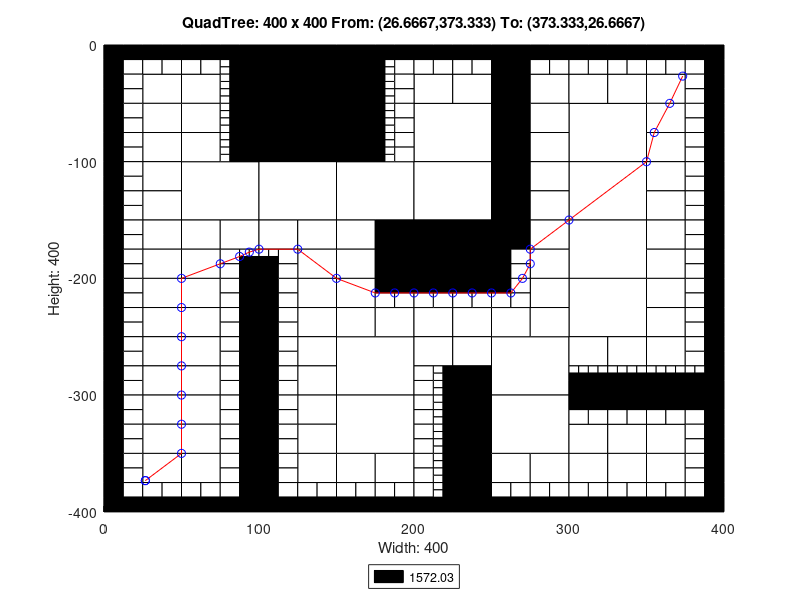

Recreate this plot in MATLAB.
axis([0 400 -400 0]);
title('QuadTree: 400 x 400 From: (26.6667,373.333) To: (373.333,26.6667)');
xlabel('Width: 400');
ylabel('Height: 400');
rectangle('Position',[100 -50 50 50], 'FaceColor',[0 0 0]);
rectangle('Position',[100 -100 50 50], 'FaceColor',[0 0 0]);
rectangle('Position',[50 -150 50 50], 'FaceColor',[1 1 1]);
rectangle('Position',[100 -150 50 50], 'FaceColor',[1 1 1]);
rectangle('Position',[150 -150 50 50], 'FaceColor',[1 1 1]);
rectangle('Position',[200 -100 50 50], 'FaceColor',[1 1 1]);
rectangle('Position',[300 -100 50 50], 'FaceColor',[1 1 1]);
rectangle('Position',[200 -150 50 50], 'FaceColor',[1 1 1]);
rectangle('Position',[200 -200 50 50], 'FaceColor',[0 0 0]);
rectangle('Position',[300 -150 50 50], 'FaceColor',[1 1 1]);
rectangle('Position',[300 -200 50 50], 'FaceColor',[1 1 1]);
rectangle('Position',[150 -300 50 50], 'FaceColor',[1 1 1]);
rectangle('Position',[150 -350 50 50], 'FaceColor',[1 1 1]);
rectangle('Position',[250 -300 50 50], 'FaceColor',[1 1 1]);
rectangle('Position',[300 -250 50 50], 'FaceColor',[1 1 1]);
rectangle('Position',[250 -350 50 50], 'FaceColor',[1 1 1]);
rectangle('Position',[25 -50 25 25], 'FaceColor',[1 1 1]);
rectangle('Position',[50 -50 25 25], 'FaceColor',[1 1 1]);
rectangle('Position',[25 -75 25 25], 'FaceColor',[1 1 1]);
rectangle('Position',[25 -100 25 25], 'FaceColor',[1 1 1]);
rectangle('Position',[50 -75 25 25], 'FaceColor',[1 1 1]);
rectangle('Position',[50 -100 25 25], 'FaceColor',[1 1 1]);
rectangle('Position',[150 -25 25 25], 'FaceColor',[0 0 0]);
rectangle('Position',[150 -50 25 25], 'FaceColor',[0 0 0]);
rectangle('Position',[150 -75 25 25], 'FaceColor',[0 0 0]);
rectangle('Position',[150 -100 25 25], 'FaceColor',[0 0 0]);
rectangle('Position',[25 -125 25 25], 'FaceColor',[1 1 1]);
rectangle('Position',[25 -150 25 25], 'FaceColor',[1 1 1]);
rectangle('Position',[25 -175 25 25], 'FaceColor',[1 1 1]);
rectangle('Position',[25 -200 25 25], 'FaceColor',[1 1 1]);
rectangle('Position',[50 -175 25 25], 'FaceColor',[1 1 1]);
rectangle('Position',[75 -175 25 25], 'FaceColor',[1 1 1]);
rectangle('Position',[50 -200 25 25], 'FaceColor',[1 1 1]);
rectangle('Position',[100 -175 25 25], 'FaceColor',[1 1 1]);
rectangle('Position',[125 -175 25 25], 'FaceColor',[1 1 1]);
rectangle('Position',[125 -200 25 25], 'FaceColor',[1 1 1]);
rectangle('Position',[150 -175 25 25], 'FaceColor',[1 1 1]);
rectangle('Position',[175 -175 25 25], 'FaceColor',[0 0 0]);
rectangle('Position',[150 -200 25 25], 'FaceColor',[1 1 1]);
rectangle('Position',[175 -200 25 25], 'FaceColor',[0 0 0]);
rectangle('Position',[200 -50 25 25], 'FaceColor',[1 1 1]);
rectangle('Position',[225 -50 25 25], 'FaceColor',[1 1 1]);
rectangle('Position',[250 -25 25 25], 'FaceColor',[0 0 0]);
rectangle('Position',[250 -50 25 25], 'FaceColor',[0 0 0]);
rectangle('Position',[275 -50 25 25], 'FaceColor',[1 1 1]);
rectangle('Position',[250 -75 25 25], 'FaceColor',[0 0 0]);
rectangle('Position',[275 -75 25 25], 'FaceColor',[1 1 1]);
rectangle('Position',[250 -100 25 25], 'FaceColor',[0 0 0]);
rectangle('Position',[275 -100 25 25], 'FaceColor',[1 1 1]);
rectangle('Position',[300 -50 25 25], 'FaceColor',[1 1 1]);
rectangle('Position',[325 -50 25 25], 'FaceColor',[1 1 1]);
rectangle('Position',[350 -50 25 25], 'FaceColor',[1 1 1]);
rectangle('Position',[350 -75 25 25], 'FaceColor',[1 1 1]);
rectangle('Position',[350 -100 25 25], 'FaceColor',[1 1 1]);
rectangle('Position',[250 -125 25 25], 'FaceColor',[0 0 0]);
rectangle('Position',[275 -125 25 25], 'FaceColor',[1 1 1]);
rectangle('Position',[250 -150 25 25], 'FaceColor',[0 0 0]);
rectangle('Position',[275 -150 25 25], 'FaceColor',[1 1 1]);
rectangle('Position',[250 -175 25 25], 'FaceColor',[0 0 0]);
rectangle('Position',[275 -175 25 25], 'FaceColor',[1 1 1]);
rectangle('Position',[275 -200 25 25], 'FaceColor',[1 1 1]);
rectangle('Position',[350 -125 25 25], 'FaceColor',[1 1 1]);
rectangle('Position',[350 -150 25 25], 'FaceColor',[1 1 1]);
rectangle('Position',[350 -175 25 25], 'FaceColor',[1 1 1]);
rectangle('Position',[350 -200 25 25], 'FaceColor',[1 1 1]);
rectangle('Position',[25 -225 25 25], 'FaceColor',[1 1 1]);
rectangle('Position',[25 -250 25 25], 'FaceColor',[1 1 1]);
rectangle('Position',[50 -225 25 25], 'FaceColor',[1 1 1]);
rectangle('Position',[50 -250 25 25], 'FaceColor',[1 1 1]);
rectangle('Position',[25 -275 25 25], 'FaceColor',[1 1 1]);
rectangle('Position',[25 -300 25 25], 'FaceColor',[1 1 1]);
rectangle('Position',[50 -275 25 25], 'FaceColor',[1 1 1]);
rectangle('Position',[50 -300 25 25], 'FaceColor',[1 1 1]);
rectangle('Position',[125 -225 25 25], 'FaceColor',[1 1 1]);
rectangle('Position',[125 -250 25 25], 'FaceColor',[1 1 1]);
rectangle('Position',[150 -225 25 25], 'FaceColor',[1 1 1]);
rectangle('Position',[150 -250 25 25], 'FaceColor',[1 1 1]);
rectangle('Position',[175 -250 25 25], 'FaceColor',[1 1 1]);
rectangle('Position',[125 -275 25 25], 'FaceColor',[1 1 1]);
rectangle('Position',[125 -300 25 25], 'FaceColor',[1 1 1]);
rectangle('Position',[25 -325 25 25], 'FaceColor',[1 1 1]);
rectangle('Position',[25 -350 25 25], 'FaceColor',[1 1 1]);
rectangle('Position',[50 -325 25 25], 'FaceColor',[1 1 1]);
rectangle('Position',[50 -350 25 25], 'FaceColor',[1 1 1]);
rectangle('Position',[25 -375 25 25], 'FaceColor',[1 1 1]);
rectangle('Position',[50 -375 25 25], 'FaceColor',[1 1 1]);
rectangle('Position',[125 -325 25 25], 'FaceColor',[1 1 1]);
rectangle('Position',[125 -350 25 25], 'FaceColor',[1 1 1]);
rectangle('Position',[125 -375 25 25], 'FaceColor',[1 1 1]);
rectangle('Position',[150 -375 25 25], 'FaceColor',[1 1 1]);
rectangle('Position',[175 -375 25 25], 'FaceColor',[1 1 1]);
rectangle('Position',[200 -250 25 25], 'FaceColor',[1 1 1]);
rectangle('Position',[225 -250 25 25], 'FaceColor',[1 1 1]);
rectangle('Position',[275 -225 25 25], 'FaceColor',[1 1 1]);
rectangle('Position',[250 -250 25 25], 'FaceColor',[1 1 1]);
rectangle('Position',[275 -250 25 25], 'FaceColor',[1 1 1]);
rectangle('Position',[200 -275 25 25], 'FaceColor',[1 1 1]);
rectangle('Position',[225 -275 25 25], 'FaceColor',[1 1 1]);
rectangle('Position',[225 -300 25 25], 'FaceColor',[0 0 0]);
rectangle('Position',[350 -225 25 25], 'FaceColor',[1 1 1]);
rectangle('Position',[350 -250 25 25], 'FaceColor',[1 1 1]);
rectangle('Position',[300 -275 25 25], 'FaceColor',[1 1 1]);
rectangle('Position',[325 -275 25 25], 'FaceColor',[1 1 1]);
rectangle('Position',[350 -275 25 25], 'FaceColor',[1 1 1]);
rectangle('Position',[225 -325 25 25], 'FaceColor',[0 0 0]);
rectangle('Position',[225 -350 25 25], 'FaceColor',[0 0 0]);
rectangle('Position',[225 -375 25 25], 'FaceColor',[0 0 0]);
rectangle('Position',[225 -400 25 25], 'FaceColor',[0 0 0]);
rectangle('Position',[250 -375 25 25], 'FaceColor',[1 1 1]);
rectangle('Position',[275 -375 25 25], 'FaceColor',[1 1 1]);
rectangle('Position',[300 -350 25 25], 'FaceColor',[1 1 1]);
rectangle('Position',[325 -350 25 25], 'FaceColor',[1 1 1]);
rectangle('Position',[350 -350 25 25], 'FaceColor',[1 1 1]);
rectangle('Position',[300 -375 25 25], 'FaceColor',[1 1 1]);
rectangle('Position',[325 -375 25 25], 'FaceColor',[1 1 1]);
rectangle('Position',[350 -375 25 25], 'FaceColor',[1 1 1]);
rectangle('Position',[0 -12.5 12.5 12.5], 'FaceColor',[0 0 0]);
rectangle('Position',[12.5 -12.5 12.5 12.5], 'FaceColor',[0 0 0]);
rectangle('Position',[0 -25 12.5 12.5], 'FaceColor',[0 0 0]);
rectangle('Position',[12.5 -25 12.5 12.5], 'FaceColor',[1 1 1]);
rectangle('Position',[25 -12.5 12.5 12.5], 'FaceColor',[0 0 0]);
rectangle('Position',[37.5 -12.5 12.5 12.5], 'FaceColor',[0 0 0]);
rectangle('Position',[25 -25 12.5 12.5], 'FaceColor',[1 1 1]);
rectangle('Position',[37.5 -25 12.5 12.5], 'FaceColor',[1 1 1]);
rectangle('Position',[0 -37.5 12.5 12.5], 'FaceColor',[0 0 0]);
rectangle('Position',[12.5 -37.5 12.5 12.5], 'FaceColor',[1 1 1]);
rectangle('Position',[0 -50 12.5 12.5], 'FaceColor',[0 0 0]);
rectangle('Position',[12.5 -50 12.5 12.5], 'FaceColor',[1 1 1]);
rectangle('Position',[50 -12.5 12.5 12.5], 'FaceColor',[0 0 0]);
rectangle('Position',[62.5 -12.5 12.5 12.5], 'FaceColor',[0 0 0]);
rectangle('Position',[50 -25 12.5 12.5], 'FaceColor',[1 1 1]);
rectangle('Position',[62.5 -25 12.5 12.5], 'FaceColor',[1 1 1]);
rectangle('Position',[75 -12.5 12.5 12.5], 'FaceColor',[0 0 0]);
rectangle('Position',[87.5 -12.5 12.5 12.5], 'FaceColor',[0 0 0]);
rectangle('Position',[87.5 -25 12.5 12.5], 'FaceColor',[0 0 0]);
rectangle('Position',[87.5 -37.5 12.5 12.5], 'FaceColor',[0 0 0]);
rectangle('Position',[87.5 -50 12.5 12.5], 'FaceColor',[0 0 0]);
rectangle('Position',[0 -62.5 12.5 12.5], 'FaceColor',[0 0 0]);
rectangle('Position',[12.5 -62.5 12.5 12.5], 'FaceColor',[1 1 1]);
rectangle('Position',[0 -75 12.5 12.5], 'FaceColor',[0 0 0]);
rectangle('Position',[12.5 -75 12.5 12.5], 'FaceColor',[1 1 1]);
rectangle('Position',[0 -87.5 12.5 12.5], 'FaceColor',[0 0 0]);
rectangle('Position',[12.5 -87.5 12.5 12.5], 'FaceColor',[1 1 1]);
rectangle('Position',[0 -100 12.5 12.5], 'FaceColor',[0 0 0]);
rectangle('Position',[12.5 -100 12.5 12.5], 'FaceColor',[1 1 1]);
rectangle('Position',[87.5 -62.5 12.5 12.5], 'FaceColor',[0 0 0]);
rectangle('Position',[87.5 -75 12.5 12.5], 'FaceColor',[0 0 0]);
rectangle('Position',[87.5 -87.5 12.5 12.5], 'FaceColor',[0 0 0]);
rectangle('Position',[87.5 -100 12.5 12.5], 'FaceColor',[0 0 0]);
rectangle('Position',[175 -12.5 12.5 12.5], 'FaceColor',[0 0 0]);
rectangle('Position',[187.5 -12.5 12.5 12.5], 'FaceColor',[0 0 0]);
rectangle('Position',[187.5 -25 12.5 12.5], 'FaceColor',[1 1 1]);
rectangle('Position',[187.5 -37.5 12.5 12.5], 'FaceColor',[1 1 1]);
rectangle('Position',[187.5 -50 12.5 12.5], 'FaceColor',[1 1 1]);
rectangle('Position',[187.5 -62.5 12.5 12.5], 'FaceColor',[1 1 1]);
rectangle('Position',[187.5 -75 12.5 12.5], 'FaceColor',[1 1 1]);
rectangle('Position',[187.5 -87.5 12.5 12.5], 'FaceColor',[1 1 1]);
rectangle('Position',[187.5 -100 12.5 12.5], 'FaceColor',[1 1 1]);
rectangle('Position',[0 -112.5 12.5 12.5], 'FaceColor',[0 0 0]);
rectangle('Position',[12.5 -112.5 12.5 12.5], 'FaceColor',[1 1 1]);
rectangle('Position',[0 -125 12.5 12.5], 'FaceColor',[0 0 0]);
rectangle('Position',[12.5 -125 12.5 12.5], 'FaceColor',[1 1 1]);
rectangle('Position',[0 -137.5 12.5 12.5], 'FaceColor',[0 0 0]);
rectangle('Position',[12.5 -137.5 12.5 12.5], 'FaceColor',[1 1 1]);
rectangle('Position',[0 -150 12.5 12.5], 'FaceColor',[0 0 0]);
rectangle('Position',[12.5 -150 12.5 12.5], 'FaceColor',[1 1 1]);
rectangle('Position',[0 -162.5 12.5 12.5], 'FaceColor',[0 0 0]);
rectangle('Position',[12.5 -162.5 12.5 12.5], 'FaceColor',[1 1 1]);
rectangle('Position',[0 -175 12.5 12.5], 'FaceColor',[0 0 0]);
rectangle('Position',[12.5 -175 12.5 12.5], 'FaceColor',[1 1 1]);
rectangle('Position',[0 -187.5 12.5 12.5], 'FaceColor',[0 0 0]);
rectangle('Position',[12.5 -187.5 12.5 12.5], 'FaceColor',[1 1 1]);
rectangle('Position',[0 -200 12.5 12.5], 'FaceColor',[0 0 0]);
rectangle('Position',[12.5 -200 12.5 12.5], 'FaceColor',[1 1 1]);
rectangle('Position',[75 -187.5 12.5 12.5], 'FaceColor',[1 1 1]);
rectangle('Position',[75 -200 12.5 12.5], 'FaceColor',[1 1 1]);
rectangle('Position',[87.5 -200 12.5 12.5], 'FaceColor',[0 0 0]);
rectangle('Position',[112.5 -187.5 12.5 12.5], 'FaceColor',[1 1 1]);
rectangle('Position',[100 -200 12.5 12.5], 'FaceColor',[0 0 0]);
rectangle('Position',[112.5 -200 12.5 12.5], 'FaceColor',[1 1 1]);
rectangle('Position',[200 -12.5 12.5 12.5], 'FaceColor',[0 0 0]);
rectangle('Position',[212.5 -12.5 12.5 12.5], 'FaceColor',[0 0 0]);
rectangle('Position',[200 -25 12.5 12.5], 'FaceColor',[1 1 1]);
rectangle('Position',[212.5 -25 12.5 12.5], 'FaceColor',[1 1 1]);
rectangle('Position',[225 -12.5 12.5 12.5], 'FaceColor',[0 0 0]);
rectangle('Position',[237.5 -12.5 12.5 12.5], 'FaceColor',[0 0 0]);
rectangle('Position',[225 -25 12.5 12.5], 'FaceColor',[1 1 1]);
rectangle('Position',[237.5 -25 12.5 12.5], 'FaceColor',[1 1 1]);
rectangle('Position',[275 -12.5 12.5 12.5], 'FaceColor',[0 0 0]);
rectangle('Position',[287.5 -12.5 12.5 12.5], 'FaceColor',[0 0 0]);
rectangle('Position',[275 -25 12.5 12.5], 'FaceColor',[1 1 1]);
rectangle('Position',[287.5 -25 12.5 12.5], 'FaceColor',[1 1 1]);
rectangle('Position',[300 -12.5 12.5 12.5], 'FaceColor',[0 0 0]);
rectangle('Position',[312.5 -12.5 12.5 12.5], 'FaceColor',[0 0 0]);
rectangle('Position',[300 -25 12.5 12.5], 'FaceColor',[1 1 1]);
rectangle('Position',[312.5 -25 12.5 12.5], 'FaceColor',[1 1 1]);
rectangle('Position',[325 -12.5 12.5 12.5], 'FaceColor',[0 0 0]);
rectangle('Position',[337.5 -12.5 12.5 12.5], 'FaceColor',[0 0 0]);
rectangle('Position',[325 -25 12.5 12.5], 'FaceColor',[1 1 1]);
rectangle('Position',[337.5 -25 12.5 12.5], 'FaceColor',[1 1 1]);
rectangle('Position',[350 -12.5 12.5 12.5], 'FaceColor',[0 0 0]);
rectangle('Position',[362.5 -12.5 12.5 12.5], 'FaceColor',[0 0 0]);
rectangle('Position',[350 -25 12.5 12.5], 'FaceColor',[1 1 1]);
rectangle('Position',[362.5 -25 12.5 12.5], 'FaceColor',[1 1 1]);
rectangle('Position',[375 -12.5 12.5 12.5], 'FaceColor',[0 0 0]);
rectangle('Position',[387.5 -12.5 12.5 12.5], 'FaceColor',[0 0 0]);
rectangle('Position',[375 -25 12.5 12.5], 'FaceColor',[1 1 1]);
rectangle('Position',[387.5 -25 12.5 12.5], 'FaceColor',[0 0 0]);
rectangle('Position',[375 -37.5 12.5 12.5], 'FaceColor',[1 1 1]);
rectangle('Position',[387.5 -37.5 12.5 12.5], 'FaceColor',[0 0 0]);
rectangle('Position',[375 -50 12.5 12.5], 'FaceColor',[1 1 1]);
rectangle('Position',[387.5 -50 12.5 12.5], 'FaceColor',[0 0 0]);
rectangle('Position',[375 -62.5 12.5 12.5], 'FaceColor',[1 1 1]);
rectangle('Position',[387.5 -62.5 12.5 12.5], 'FaceColor',[0 0 0]);
rectangle('Position',[375 -75 12.5 12.5], 'FaceColor',[1 1 1]);
rectangle('Position',[387.5 -75 12.5 12.5], 'FaceColor',[0 0 0]);
rectangle('Position',[375 -87.5 12.5 12.5], 'FaceColor',[1 1 1]);
rectangle('Position',[387.5 -87.5 12.5 12.5], 'FaceColor',[0 0 0]);
rectangle('Position',[375 -100 12.5 12.5], 'FaceColor',[1 1 1]);
rectangle('Position',[387.5 -100 12.5 12.5], 'FaceColor',[0 0 0]);
rectangle('Position',[250 -187.5 12.5 12.5], 'FaceColor',[0 0 0]);
rectangle('Position',[262.5 -187.5 12.5 12.5], 'FaceColor',[1 1 1]);
rectangle('Position',[250 -200 12.5 12.5], 'FaceColor',[0 0 0]);
rectangle('Position',[262.5 -200 12.5 12.5], 'FaceColor',[1 1 1]);
rectangle('Position',[375 -112.5 12.5 12.5], 'FaceColor',[1 1 1]);
rectangle('Position',[387.5 -112.5 12.5 12.5], 'FaceColor',[0 0 0]);
rectangle('Position',[375 -125 12.5 12.5], 'FaceColor',[1 1 1]);
rectangle('Position',[387.5 -125 12.5 12.5], 'FaceColor',[0 0 0]);
rectangle('Position',[375 -137.5 12.5 12.5], 'FaceColor',[1 1 1]);
rectangle('Position',[387.5 -137.5 12.5 12.5], 'FaceColor',[0 0 0]);
rectangle('Position',[375 -150 12.5 12.5], 'FaceColor',[1 1 1]);
rectangle('Position',[387.5 -150 12.5 12.5], 'FaceColor',[0 0 0]);
rectangle('Position',[375 -162.5 12.5 12.5], 'FaceColor',[1 1 1]);
rectangle('Position',[387.5 -162.5 12.5 12.5], 'FaceColor',[0 0 0]);
rectangle('Position',[375 -175 12.5 12.5], 'FaceColor',[1 1 1]);
rectangle('Position',[387.5 -175 12.5 12.5], 'FaceColor',[0 0 0]);
rectangle('Position',[375 -187.5 12.5 12.5], 'FaceColor',[1 1 1]);
rectangle('Position',[387.5 -187.5 12.5 12.5], 'FaceColor',[0 0 0]);
rectangle('Position',[375 -200 12.5 12.5], 'FaceColor',[1 1 1]);
rectangle('Position',[387.5 -200 12.5 12.5], 'FaceColor',[0 0 0]);
rectangle('Position',[0 -212.5 12.5 12.5], 'FaceColor',[0 0 0]);
rectangle('Position',[12.5 -212.5 12.5 12.5], 'FaceColor',[1 1 1]);
rectangle('Position',[0 -225 12.5 12.5], 'FaceColor',[0 0 0]);
rectangle('Position',[12.5 -225 12.5 12.5], 'FaceColor',[1 1 1]);
rectangle('Position',[0 -237.5 12.5 12.5], 'FaceColor',[0 0 0]);
rectangle('Position',[12.5 -237.5 12.5 12.5], 'FaceColor',[1 1 1]);
rectangle('Position',[0 -250 12.5 12.5], 'FaceColor',[0 0 0]);
rectangle('Position',[12.5 -250 12.5 12.5], 'FaceColor',[1 1 1]);
rectangle('Position',[75 -212.5 12.5 12.5], 'FaceColor',[1 1 1]);
rectangle('Position',[87.5 -212.5 12.5 12.5], 'FaceColor',[0 0 0]);
rectangle('Position',[75 -225 12.5 12.5], 'FaceColor',[1 1 1]);
rectangle('Position',[87.5 -225 12.5 12.5], 'FaceColor',[0 0 0]);
rectangle('Position',[75 -237.5 12.5 12.5], 'FaceColor',[1 1 1]);
rectangle('Position',[87.5 -237.5 12.5 12.5], 'FaceColor',[0 0 0]);
rectangle('Position',[75 -250 12.5 12.5], 'FaceColor',[1 1 1]);
rectangle('Position',[87.5 -250 12.5 12.5], 'FaceColor',[0 0 0]);
rectangle('Position',[0 -262.5 12.5 12.5], 'FaceColor',[0 0 0]);
rectangle('Position',[12.5 -262.5 12.5 12.5], 'FaceColor',[1 1 1]);
rectangle('Position',[0 -275 12.5 12.5], 'FaceColor',[0 0 0]);
rectangle('Position',[12.5 -275 12.5 12.5], 'FaceColor',[1 1 1]);
rectangle('Position',[0 -287.5 12.5 12.5], 'FaceColor',[0 0 0]);
rectangle('Position',[12.5 -287.5 12.5 12.5], 'FaceColor',[1 1 1]);
rectangle('Position',[0 -300 12.5 12.5], 'FaceColor',[0 0 0]);
rectangle('Position',[12.5 -300 12.5 12.5], 'FaceColor',[1 1 1]);
rectangle('Position',[75 -262.5 12.5 12.5], 'FaceColor',[1 1 1]);
rectangle('Position',[87.5 -262.5 12.5 12.5], 'FaceColor',[0 0 0]);
rectangle('Position',[75 -275 12.5 12.5], 'FaceColor',[1 1 1]);
rectangle('Position',[87.5 -275 12.5 12.5], 'FaceColor',[0 0 0]);
rectangle('Position',[75 -287.5 12.5 12.5], 'FaceColor',[1 1 1]);
rectangle('Position',[87.5 -287.5 12.5 12.5], 'FaceColor',[0 0 0]);
rectangle('Position',[75 -300 12.5 12.5], 'FaceColor',[1 1 1]);
rectangle('Position',[87.5 -300 12.5 12.5], 'FaceColor',[0 0 0]);
rectangle('Position',[100 -212.5 12.5 12.5], 'FaceColor',[0 0 0]);
rectangle('Position',[112.5 -212.5 12.5 12.5], 'FaceColor',[1 1 1]);
rectangle('Position',[100 -225 12.5 12.5], 'FaceColor',[0 0 0]);
rectangle('Position',[112.5 -225 12.5 12.5], 'FaceColor',[1 1 1]);
rectangle('Position',[100 -237.5 12.5 12.5], 'FaceColor',[0 0 0]);
rectangle('Position',[112.5 -237.5 12.5 12.5], 'FaceColor',[1 1 1]);
rectangle('Position',[100 -250 12.5 12.5], 'FaceColor',[0 0 0]);
rectangle('Position',[112.5 -250 12.5 12.5], 'FaceColor',[1 1 1]);
rectangle('Position',[175 -212.5 12.5 12.5], 'FaceColor',[0 0 0]);
rectangle('Position',[187.5 -212.5 12.5 12.5], 'FaceColor',[0 0 0]);
rectangle('Position',[175 -225 12.5 12.5], 'FaceColor',[1 1 1]);
rectangle('Position',[187.5 -225 12.5 12.5], 'FaceColor',[1 1 1]);
rectangle('Position',[100 -262.5 12.5 12.5], 'FaceColor',[0 0 0]);
rectangle('Position',[112.5 -262.5 12.5 12.5], 'FaceColor',[1 1 1]);
rectangle('Position',[100 -275 12.5 12.5], 'FaceColor',[0 0 0]);
rectangle('Position',[112.5 -275 12.5 12.5], 'FaceColor',[1 1 1]);
rectangle('Position',[100 -287.5 12.5 12.5], 'FaceColor',[0 0 0]);
rectangle('Position',[112.5 -287.5 12.5 12.5], 'FaceColor',[1 1 1]);
rectangle('Position',[100 -300 12.5 12.5], 'FaceColor',[0 0 0]);
rectangle('Position',[112.5 -300 12.5 12.5], 'FaceColor',[1 1 1]);
rectangle('Position',[0 -312.5 12.5 12.5], 'FaceColor',[0 0 0]);
rectangle('Position',[12.5 -312.5 12.5 12.5], 'FaceColor',[1 1 1]);
rectangle('Position',[0 -325 12.5 12.5], 'FaceColor',[0 0 0]);
rectangle('Position',[12.5 -325 12.5 12.5], 'FaceColor',[1 1 1]);
rectangle('Position',[0 -337.5 12.5 12.5], 'FaceColor',[0 0 0]);
rectangle('Position',[12.5 -337.5 12.5 12.5], 'FaceColor',[1 1 1]);
rectangle('Position',[0 -350 12.5 12.5], 'FaceColor',[0 0 0]);
rectangle('Position',[12.5 -350 12.5 12.5], 'FaceColor',[1 1 1]);
rectangle('Position',[75 -312.5 12.5 12.5], 'FaceColor',[1 1 1]);
rectangle('Position',[87.5 -312.5 12.5 12.5], 'FaceColor',[0 0 0]);
rectangle('Position',[75 -325 12.5 12.5], 'FaceColor',[1 1 1]);
rectangle('Position',[87.5 -325 12.5 12.5], 'FaceColor',[0 0 0]);
rectangle('Position',[75 -337.5 12.5 12.5], 'FaceColor',[1 1 1]);
rectangle('Position',[87.5 -337.5 12.5 12.5], 'FaceColor',[0 0 0]);
rectangle('Position',[75 -350 12.5 12.5], 'FaceColor',[1 1 1]);
rectangle('Position',[87.5 -350 12.5 12.5], 'FaceColor',[0 0 0]);
rectangle('Position',[0 -362.5 12.5 12.5], 'FaceColor',[0 0 0]);
rectangle('Position',[12.5 -362.5 12.5 12.5], 'FaceColor',[1 1 1]);
rectangle('Position',[0 -375 12.5 12.5], 'FaceColor',[0 0 0]);
rectangle('Position',[12.5 -375 12.5 12.5], 'FaceColor',[1 1 1]);
rectangle('Position',[0 -387.5 12.5 12.5], 'FaceColor',[0 0 0]);
rectangle('Position',[12.5 -387.5 12.5 12.5], 'FaceColor',[1 1 1]);
rectangle('Position',[0 -400 12.5 12.5], 'FaceColor',[0 0 0]);
rectangle('Position',[12.5 -400 12.5 12.5], 'FaceColor',[0 0 0]);
rectangle('Position',[25 -387.5 12.5 12.5], 'FaceColor',[1 1 1]);
rectangle('Position',[37.5 -387.5 12.5 12.5], 'FaceColor',[1 1 1]);
rectangle('Position',[25 -400 12.5 12.5], 'FaceColor',[0 0 0]);
rectangle('Position',[37.5 -400 12.5 12.5], 'FaceColor',[0 0 0]);
rectangle('Position',[75 -362.5 12.5 12.5], 'FaceColor',[1 1 1]);
rectangle('Position',[87.5 -362.5 12.5 12.5], 'FaceColor',[0 0 0]);
rectangle('Position',[75 -375 12.5 12.5], 'FaceColor',[1 1 1]);
rectangle('Position',[87.5 -375 12.5 12.5], 'FaceColor',[0 0 0]);
rectangle('Position',[50 -387.5 12.5 12.5], 'FaceColor',[1 1 1]);
rectangle('Position',[62.5 -387.5 12.5 12.5], 'FaceColor',[1 1 1]);
rectangle('Position',[50 -400 12.5 12.5], 'FaceColor',[0 0 0]);
rectangle('Position',[62.5 -400 12.5 12.5], 'FaceColor',[0 0 0]);
rectangle('Position',[75 -387.5 12.5 12.5], 'FaceColor',[1 1 1]);
rectangle('Position',[87.5 -387.5 12.5 12.5], 'FaceColor',[0 0 0]);
rectangle('Position',[75 -400 12.5 12.5], 'FaceColor',[0 0 0]);
rectangle('Position',[87.5 -400 12.5 12.5], 'FaceColor',[0 0 0]);
rectangle('Position',[100 -312.5 12.5 12.5], 'FaceColor',[0 0 0]);
rectangle('Position',[112.5 -312.5 12.5 12.5], 'FaceColor',[1 1 1]);
rectangle('Position',[100 -325 12.5 12.5], 'FaceColor',[0 0 0]);
rectangle('Position',[112.5 -325 12.5 12.5], 'FaceColor',[1 1 1]);
rectangle('Position',[100 -337.5 12.5 12.5], 'FaceColor',[0 0 0]);
rectangle('Position',[112.5 -337.5 12.5 12.5], 'FaceColor',[1 1 1]);
rectangle('Position',[100 -350 12.5 12.5], 'FaceColor',[0 0 0]);
rectangle('Position',[112.5 -350 12.5 12.5], 'FaceColor',[1 1 1]);
rectangle('Position',[100 -362.5 12.5 12.5], 'FaceColor',[0 0 0]);
rectangle('Position',[112.5 -362.5 12.5 12.5], 'FaceColor',[1 1 1]);
rectangle('Position',[100 -375 12.5 12.5], 'FaceColor',[0 0 0]);
rectangle('Position',[112.5 -375 12.5 12.5], 'FaceColor',[1 1 1]);
rectangle('Position',[100 -387.5 12.5 12.5], 'FaceColor',[0 0 0]);
rectangle('Position',[112.5 -387.5 12.5 12.5], 'FaceColor',[1 1 1]);
rectangle('Position',[100 -400 12.5 12.5], 'FaceColor',[0 0 0]);
rectangle('Position',[112.5 -400 12.5 12.5], 'FaceColor',[0 0 0]);
rectangle('Position',[125 -387.5 12.5 12.5], 'FaceColor',[1 1 1]);
rectangle('Position',[137.5 -387.5 12.5 12.5], 'FaceColor',[1 1 1]);
rectangle('Position',[125 -400 12.5 12.5], 'FaceColor',[0 0 0]);
rectangle('Position',[137.5 -400 12.5 12.5], 'FaceColor',[0 0 0]);
rectangle('Position',[150 -387.5 12.5 12.5], 'FaceColor',[1 1 1]);
rectangle('Position',[162.5 -387.5 12.5 12.5], 'FaceColor',[1 1 1]);
rectangle('Position',[150 -400 12.5 12.5], 'FaceColor',[0 0 0]);
rectangle('Position',[162.5 -400 12.5 12.5], 'FaceColor',[0 0 0]);
rectangle('Position',[175 -387.5 12.5 12.5], 'FaceColor',[1 1 1]);
rectangle('Position',[187.5 -387.5 12.5 12.5], 'FaceColor',[1 1 1]);
rectangle('Position',[175 -400 12.5 12.5], 'FaceColor',[0 0 0]);
rectangle('Position',[187.5 -400 12.5 12.5], 'FaceColor',[0 0 0]);
rectangle('Position',[200 -212.5 12.5 12.5], 'FaceColor',[0 0 0]);
rectangle('Position',[212.5 -212.5 12.5 12.5], 'FaceColor',[0 0 0]);
rectangle('Position',[200 -225 12.5 12.5], 'FaceColor',[1 1 1]);
rectangle('Position',[212.5 -225 12.5 12.5], 'FaceColor',[1 1 1]);
rectangle('Position',[225 -212.5 12.5 12.5], 'FaceColor',[0 0 0]);
rectangle('Position',[237.5 -212.5 12.5 12.5], 'FaceColor',[0 0 0]);
rectangle('Position',[225 -225 12.5 12.5], 'FaceColor',[1 1 1]);
rectangle('Position',[237.5 -225 12.5 12.5], 'FaceColor',[1 1 1]);
rectangle('Position',[250 -212.5 12.5 12.5], 'FaceColor',[0 0 0]);
rectangle('Position',[262.5 -212.5 12.5 12.5], 'FaceColor',[1 1 1]);
rectangle('Position',[250 -225 12.5 12.5], 'FaceColor',[1 1 1]);
rectangle('Position',[262.5 -225 12.5 12.5], 'FaceColor',[1 1 1]);
rectangle('Position',[200 -287.5 12.5 12.5], 'FaceColor',[1 1 1]);
rectangle('Position',[200 -300 12.5 12.5], 'FaceColor',[1 1 1]);
rectangle('Position',[375 -212.5 12.5 12.5], 'FaceColor',[1 1 1]);
rectangle('Position',[387.5 -212.5 12.5 12.5], 'FaceColor',[0 0 0]);
rectangle('Position',[375 -225 12.5 12.5], 'FaceColor',[1 1 1]);
rectangle('Position',[387.5 -225 12.5 12.5], 'FaceColor',[0 0 0]);
rectangle('Position',[375 -237.5 12.5 12.5], 'FaceColor',[1 1 1]);
rectangle('Position',[387.5 -237.5 12.5 12.5], 'FaceColor',[0 0 0]);
rectangle('Position',[375 -250 12.5 12.5], 'FaceColor',[1 1 1]);
rectangle('Position',[387.5 -250 12.5 12.5], 'FaceColor',[0 0 0]);
rectangle('Position',[300 -300 12.5 12.5], 'FaceColor',[0 0 0]);
rectangle('Position',[312.5 -300 12.5 12.5], 'FaceColor',[0 0 0]);
rectangle('Position',[325 -300 12.5 12.5], 'FaceColor',[0 0 0]);
rectangle('Position',[337.5 -300 12.5 12.5], 'FaceColor',[0 0 0]);
rectangle('Position',[375 -262.5 12.5 12.5], 'FaceColor',[1 1 1]);
rectangle('Position',[387.5 -262.5 12.5 12.5], 'FaceColor',[0 0 0]);
rectangle('Position',[375 -275 12.5 12.5], 'FaceColor',[1 1 1]);
rectangle('Position',[387.5 -275 12.5 12.5], 'FaceColor',[0 0 0]);
rectangle('Position',[350 -300 12.5 12.5], 'FaceColor',[0 0 0]);
rectangle('Position',[362.5 -300 12.5 12.5], 'FaceColor',[0 0 0]);
rectangle('Position',[387.5 -287.5 12.5 12.5], 'FaceColor',[0 0 0]);
rectangle('Position',[375 -300 12.5 12.5], 'FaceColor',[0 0 0]);
rectangle('Position',[387.5 -300 12.5 12.5], 'FaceColor',[0 0 0]);
rectangle('Position',[200 -312.5 12.5 12.5], 'FaceColor',[1 1 1]);
rectangle('Position',[200 -325 12.5 12.5], 'FaceColor',[1 1 1]);
rectangle('Position',[200 -337.5 12.5 12.5], 'FaceColor',[1 1 1]);
rectangle('Position',[200 -350 12.5 12.5], 'FaceColor',[1 1 1]);
rectangle('Position',[200 -362.5 12.5 12.5], 'FaceColor',[1 1 1]);
rectangle('Position',[200 -375 12.5 12.5], 'FaceColor',[1 1 1]);
rectangle('Position',[200 -387.5 12.5 12.5], 'FaceColor',[1 1 1]);
rectangle('Position',[200 -400 12.5 12.5], 'FaceColor',[0 0 0]);
rectangle('Position',[212.5 -400 12.5 12.5], 'FaceColor',[0 0 0]);
rectangle('Position',[250 -387.5 12.5 12.5], 'FaceColor',[1 1 1]);
rectangle('Position',[262.5 -387.5 12.5 12.5], 'FaceColor',[1 1 1]);
rectangle('Position',[250 -400 12.5 12.5], 'FaceColor',[0 0 0]);
rectangle('Position',[262.5 -400 12.5 12.5], 'FaceColor',[0 0 0]);
rectangle('Position',[275 -387.5 12.5 12.5], 'FaceColor',[1 1 1]);
rectangle('Position',[287.5 -387.5 12.5 12.5], 'FaceColor',[1 1 1]);
rectangle('Position',[275 -400 12.5 12.5], 'FaceColor',[0 0 0]);
rectangle('Position',[287.5 -400 12.5 12.5], 'FaceColor',[0 0 0]);
rectangle('Position',[300 -312.5 12.5 12.5], 'FaceColor',[0 0 0]);
rectangle('Position',[312.5 -312.5 12.5 12.5], 'FaceColor',[0 0 0]);
rectangle('Position',[300 -325 12.5 12.5], 'FaceColor',[1 1 1]);
rectangle('Position',[312.5 -325 12.5 12.5], 'FaceColor',[1 1 1]);
rectangle('Position',[325 -312.5 12.5 12.5], 'FaceColor',[0 0 0]);
rectangle('Position',[337.5 -312.5 12.5 12.5], 'FaceColor',[0 0 0]);
rectangle('Position',[325 -325 12.5 12.5], 'FaceColor',[1 1 1]);
rectangle('Position',[337.5 -325 12.5 12.5], 'FaceColor',[1 1 1]);
rectangle('Position',[350 -312.5 12.5 12.5], 'FaceColor',[0 0 0]);
rectangle('Position',[362.5 -312.5 12.5 12.5], 'FaceColor',[0 0 0]);
rectangle('Position',[350 -325 12.5 12.5], 'FaceColor',[1 1 1]);
rectangle('Position',[362.5 -325 12.5 12.5], 'FaceColor',[1 1 1]);
rectangle('Position',[375 -312.5 12.5 12.5], 'FaceColor',[0 0 0]);
rectangle('Position',[387.5 -312.5 12.5 12.5], 'FaceColor',[0 0 0]);
rectangle('Position',[375 -325 12.5 12.5], 'FaceColor',[1 1 1]);
rectangle('Position',[387.5 -325 12.5 12.5], 'FaceColor',[0 0 0]);
rectangle('Position',[375 -337.5 12.5 12.5], 'FaceColor',[1 1 1]);
rectangle('Position',[387.5 -337.5 12.5 12.5], 'FaceColor',[0 0 0]);
rectangle('Position',[375 -350 12.5 12.5], 'FaceColor',[1 1 1]);
rectangle('Position',[387.5 -350 12.5 12.5], 'FaceColor',[0 0 0]);
rectangle('Position',[300 -387.5 12.5 12.5], 'FaceColor',[1 1 1]);
rectangle('Position',[312.5 -387.5 12.5 12.5], 'FaceColor',[1 1 1]);
rectangle('Position',[300 -400 12.5 12.5], 'FaceColor',[0 0 0]);
rectangle('Position',[312.5 -400 12.5 12.5], 'FaceColor',[0 0 0]);
rectangle('Position',[325 -387.5 12.5 12.5], 'FaceColor',[1 1 1]);
rectangle('Position',[337.5 -387.5 12.5 12.5], 'FaceColor',[1 1 1]);
rectangle('Position',[325 -400 12.5 12.5], 'FaceColor',[0 0 0]);
rectangle('Position',[337.5 -400 12.5 12.5], 'FaceColor',[0 0 0]);
rectangle('Position',[375 -362.5 12.5 12.5], 'FaceColor',[1 1 1]);
rectangle('Position',[387.5 -362.5 12.5 12.5], 'FaceColor',[0 0 0]);
rectangle('Position',[375 -375 12.5 12.5], 'FaceColor',[1 1 1]);
rectangle('Position',[387.5 -375 12.5 12.5], 'FaceColor',[0 0 0]);
rectangle('Position',[350 -387.5 12.5 12.5], 'FaceColor',[1 1 1]);
rectangle('Position',[362.5 -387.5 12.5 12.5], 'FaceColor',[1 1 1]);
rectangle('Position',[350 -400 12.5 12.5], 'FaceColor',[0 0 0]);
rectangle('Position',[362.5 -400 12.5 12.5], 'FaceColor',[0 0 0]);
rectangle('Position',[375 -387.5 12.5 12.5], 'FaceColor',[1 1 1]);
rectangle('Position',[387.5 -387.5 12.5 12.5], 'FaceColor',[0 0 0]);
rectangle('Position',[375 -400 12.5 12.5], 'FaceColor',[0 0 0]);
rectangle('Position',[387.5 -400 12.5 12.5], 'FaceColor',[0 0 0]);
rectangle('Position',[75 -18.75 6.25 6.25], 'FaceColor',[1 1 1]);
rectangle('Position',[81.25 -18.75 6.25 6.25], 'FaceColor',[0 0 0]);
rectangle('Position',[75 -25 6.25 6.25], 'FaceColor',[1 1 1]);
rectangle('Position',[81.25 -25 6.25 6.25], 'FaceColor',[0 0 0]);
rectangle('Position',[75 -31.25 6.25 6.25], 'FaceColor',[1 1 1]);
rectangle('Position',[81.25 -31.25 6.25 6.25], 'FaceColor',[0 0 0]);
rectangle('Position',[75 -37.5 6.25 6.25], 'FaceColor',[1 1 1]);
rectangle('Position',[81.25 -37.5 6.25 6.25], 'FaceColor',[0 0 0]);
rectangle('Position',[75 -43.75 6.25 6.25], 'FaceColor',[1 1 1]);
rectangle('Position',[81.25 -43.75 6.25 6.25], 'FaceColor',[0 0 0]);
rectangle('Position',[75 -50 6.25 6.25], 'FaceColor',[1 1 1]);
rectangle('Position',[81.25 -50 6.25 6.25], 'FaceColor',[0 0 0]);
rectangle('Position',[75 -56.25 6.25 6.25], 'FaceColor',[1 1 1]);
rectangle('Position',[81.25 -56.25 6.25 6.25], 'FaceColor',[0 0 0]);
rectangle('Position',[75 -62.5 6.25 6.25], 'FaceColor',[1 1 1]);
rectangle('Position',[81.25 -62.5 6.25 6.25], 'FaceColor',[0 0 0]);
rectangle('Position',[75 -68.75 6.25 6.25], 'FaceColor',[1 1 1]);
rectangle('Position',[81.25 -68.75 6.25 6.25], 'FaceColor',[0 0 0]);
rectangle('Position',[75 -75 6.25 6.25], 'FaceColor',[1 1 1]);
rectangle('Position',[81.25 -75 6.25 6.25], 'FaceColor',[0 0 0]);
rectangle('Position',[75 -81.25 6.25 6.25], 'FaceColor',[1 1 1]);
rectangle('Position',[81.25 -81.25 6.25 6.25], 'FaceColor',[0 0 0]);
rectangle('Position',[75 -87.5 6.25 6.25], 'FaceColor',[1 1 1]);
rectangle('Position',[81.25 -87.5 6.25 6.25], 'FaceColor',[0 0 0]);
rectangle('Position',[75 -93.75 6.25 6.25], 'FaceColor',[1 1 1]);
rectangle('Position',[81.25 -93.75 6.25 6.25], 'FaceColor',[0 0 0]);
rectangle('Position',[75 -100 6.25 6.25], 'FaceColor',[1 1 1]);
rectangle('Position',[81.25 -100 6.25 6.25], 'FaceColor',[0 0 0]);
rectangle('Position',[175 -18.75 6.25 6.25], 'FaceColor',[0 0 0]);
rectangle('Position',[181.25 -18.75 6.25 6.25], 'FaceColor',[1 1 1]);
rectangle('Position',[175 -25 6.25 6.25], 'FaceColor',[0 0 0]);
rectangle('Position',[181.25 -25 6.25 6.25], 'FaceColor',[1 1 1]);
rectangle('Position',[175 -31.25 6.25 6.25], 'FaceColor',[0 0 0]);
rectangle('Position',[181.25 -31.25 6.25 6.25], 'FaceColor',[1 1 1]);
rectangle('Position',[175 -37.5 6.25 6.25], 'FaceColor',[0 0 0]);
rectangle('Position',[181.25 -37.5 6.25 6.25], 'FaceColor',[1 1 1]);
rectangle('Position',[175 -43.75 6.25 6.25], 'FaceColor',[0 0 0]);
rectangle('Position',[181.25 -43.75 6.25 6.25], 'FaceColor',[1 1 1]);
rectangle('Position',[175 -50 6.25 6.25], 'FaceColor',[0 0 0]);
rectangle('Position',[181.25 -50 6.25 6.25], 'FaceColor',[1 1 1]);
rectangle('Position',[175 -56.25 6.25 6.25], 'FaceColor',[0 0 0]);
rectangle('Position',[181.25 -56.25 6.25 6.25], 'FaceColor',[1 1 1]);
rectangle('Position',[175 -62.5 6.25 6.25], 'FaceColor',[0 0 0]);
rectangle('Position',[181.25 -62.5 6.25 6.25], 'FaceColor',[1 1 1]);
rectangle('Position',[175 -68.75 6.25 6.25], 'FaceColor',[0 0 0]);
rectangle('Position',[181.25 -68.75 6.25 6.25], 'FaceColor',[1 1 1]);
rectangle('Position',[175 -75 6.25 6.25], 'FaceColor',[0 0 0]);
rectangle('Position',[181.25 -75 6.25 6.25], 'FaceColor',[1 1 1]);
rectangle('Position',[175 -81.25 6.25 6.25], 'FaceColor',[0 0 0]);
rectangle('Position',[181.25 -81.25 6.25 6.25], 'FaceColor',[1 1 1]);
rectangle('Position',[175 -87.5 6.25 6.25], 'FaceColor',[0 0 0]);
rectangle('Position',[181.25 -87.5 6.25 6.25], 'FaceColor',[1 1 1]);
rectangle('Position',[175 -93.75 6.25 6.25], 'FaceColor',[0 0 0]);
rectangle('Position',[181.25 -93.75 6.25 6.25], 'FaceColor',[1 1 1]);
rectangle('Position',[175 -100 6.25 6.25], 'FaceColor',[0 0 0]);
rectangle('Position',[181.25 -100 6.25 6.25], 'FaceColor',[1 1 1]);
rectangle('Position',[87.5 -181.25 6.25 6.25], 'FaceColor',[1 1 1]);
rectangle('Position',[93.75 -181.25 6.25 6.25], 'FaceColor',[1 1 1]);
rectangle('Position',[87.5 -187.5 6.25 6.25], 'FaceColor',[0 0 0]);
rectangle('Position',[93.75 -187.5 6.25 6.25], 'FaceColor',[0 0 0]);
rectangle('Position',[100 -181.25 6.25 6.25], 'FaceColor',[1 1 1]);
rectangle('Position',[106.25 -181.25 6.25 6.25], 'FaceColor',[1 1 1]);
rectangle('Position',[100 -187.5 6.25 6.25], 'FaceColor',[0 0 0]);
rectangle('Position',[106.25 -187.5 6.25 6.25], 'FaceColor',[0 0 0]);
rectangle('Position',[212.5 -281.25 6.25 6.25], 'FaceColor',[1 1 1]);
rectangle('Position',[218.75 -281.25 6.25 6.25], 'FaceColor',[0 0 0]);
rectangle('Position',[212.5 -287.5 6.25 6.25], 'FaceColor',[1 1 1]);
rectangle('Position',[218.75 -287.5 6.25 6.25], 'FaceColor',[0 0 0]);
rectangle('Position',[212.5 -293.75 6.25 6.25], 'FaceColor',[1 1 1]);
rectangle('Position',[218.75 -293.75 6.25 6.25], 'FaceColor',[0 0 0]);
rectangle('Position',[212.5 -300 6.25 6.25], 'FaceColor',[1 1 1]);
rectangle('Position',[218.75 -300 6.25 6.25], 'FaceColor',[0 0 0]);
rectangle('Position',[300 -281.25 6.25 6.25], 'FaceColor',[1 1 1]);
rectangle('Position',[306.25 -281.25 6.25 6.25], 'FaceColor',[1 1 1]);
rectangle('Position',[300 -287.5 6.25 6.25], 'FaceColor',[0 0 0]);
rectangle('Position',[306.25 -287.5 6.25 6.25], 'FaceColor',[0 0 0]);
rectangle('Position',[312.5 -281.25 6.25 6.25], 'FaceColor',[1 1 1]);
rectangle('Position',[318.75 -281.25 6.25 6.25], 'FaceColor',[1 1 1]);
rectangle('Position',[312.5 -287.5 6.25 6.25], 'FaceColor',[0 0 0]);
rectangle('Position',[318.75 -287.5 6.25 6.25], 'FaceColor',[0 0 0]);
rectangle('Position',[325 -281.25 6.25 6.25], 'FaceColor',[1 1 1]);
rectangle('Position',[331.25 -281.25 6.25 6.25], 'FaceColor',[1 1 1]);
rectangle('Position',[325 -287.5 6.25 6.25], 'FaceColor',[0 0 0]);
rectangle('Position',[331.25 -287.5 6.25 6.25], 'FaceColor',[0 0 0]);
rectangle('Position',[337.5 -281.25 6.25 6.25], 'FaceColor',[1 1 1]);
rectangle('Position',[343.75 -281.25 6.25 6.25], 'FaceColor',[1 1 1]);
rectangle('Position',[337.5 -287.5 6.25 6.25], 'FaceColor',[0 0 0]);
rectangle('Position',[343.75 -287.5 6.25 6.25], 'FaceColor',[0 0 0]);
rectangle('Position',[350 -281.25 6.25 6.25], 'FaceColor',[1 1 1]);
rectangle('Position',[356.25 -281.25 6.25 6.25], 'FaceColor',[1 1 1]);
rectangle('Position',[350 -287.5 6.25 6.25], 'FaceColor',[0 0 0]);
rectangle('Position',[356.25 -287.5 6.25 6.25], 'FaceColor',[0 0 0]);
rectangle('Position',[362.5 -281.25 6.25 6.25], 'FaceColor',[1 1 1]);
rectangle('Position',[368.75 -281.25 6.25 6.25], 'FaceColor',[1 1 1]);
rectangle('Position',[362.5 -287.5 6.25 6.25], 'FaceColor',[0 0 0]);
rectangle('Position',[368.75 -287.5 6.25 6.25], 'FaceColor',[0 0 0]);
rectangle('Position',[375 -281.25 6.25 6.25], 'FaceColor',[1 1 1]);
rectangle('Position',[381.25 -281.25 6.25 6.25], 'FaceColor',[1 1 1]);
rectangle('Position',[375 -287.5 6.25 6.25], 'FaceColor',[0 0 0]);
rectangle('Position',[381.25 -287.5 6.25 6.25], 'FaceColor',[0 0 0]);
rectangle('Position',[212.5 -306.25 6.25 6.25], 'FaceColor',[1 1 1]);
rectangle('Position',[218.75 -306.25 6.25 6.25], 'FaceColor',[0 0 0]);
rectangle('Position',[212.5 -312.5 6.25 6.25], 'FaceColor',[1 1 1]);
rectangle('Position',[218.75 -312.5 6.25 6.25], 'FaceColor',[0 0 0]);
rectangle('Position',[212.5 -318.75 6.25 6.25], 'FaceColor',[1 1 1]);
rectangle('Position',[218.75 -318.75 6.25 6.25], 'FaceColor',[0 0 0]);
rectangle('Position',[212.5 -325 6.25 6.25], 'FaceColor',[1 1 1]);
rectangle('Position',[218.75 -325 6.25 6.25], 'FaceColor',[0 0 0]);
rectangle('Position',[212.5 -331.25 6.25 6.25], 'FaceColor',[1 1 1]);
rectangle('Position',[218.75 -331.25 6.25 6.25], 'FaceColor',[0 0 0]);
rectangle('Position',[212.5 -337.5 6.25 6.25], 'FaceColor',[1 1 1]);
rectangle('Position',[218.75 -337.5 6.25 6.25], 'FaceColor',[0 0 0]);
rectangle('Position',[212.5 -343.75 6.25 6.25], 'FaceColor',[1 1 1]);
rectangle('Position',[218.75 -343.75 6.25 6.25], 'FaceColor',[0 0 0]);
rectangle('Position',[212.5 -350 6.25 6.25], 'FaceColor',[1 1 1]);
rectangle('Position',[218.75 -350 6.25 6.25], 'FaceColor',[0 0 0]);
rectangle('Position',[212.5 -356.25 6.25 6.25], 'FaceColor',[1 1 1]);
rectangle('Position',[218.75 -356.25 6.25 6.25], 'FaceColor',[0 0 0]);
rectangle('Position',[212.5 -362.5 6.25 6.25], 'FaceColor',[1 1 1]);
rectangle('Position',[218.75 -362.5 6.25 6.25], 'FaceColor',[0 0 0]);
rectangle('Position',[212.5 -368.75 6.25 6.25], 'FaceColor',[1 1 1]);
rectangle('Position',[218.75 -368.75 6.25 6.25], 'FaceColor',[0 0 0]);
rectangle('Position',[212.5 -375 6.25 6.25], 'FaceColor',[1 1 1]);
rectangle('Position',[218.75 -375 6.25 6.25], 'FaceColor',[0 0 0]);
rectangle('Position',[212.5 -381.25 6.25 6.25], 'FaceColor',[1 1 1]);
rectangle('Position',[218.75 -381.25 6.25 6.25], 'FaceColor',[0 0 0]);
rectangle('Position',[212.5 -387.5 6.25 6.25], 'FaceColor',[1 1 1]);
rectangle('Position',[218.75 -387.5 6.25 6.25], 'FaceColor',[0 0 0]);
X=[373.333,365,355,350,300,275,275,270,262.5,250,237.5,225,212.5,200,187.5,175,150,125,100,93.75,87.5,75,50,50,50,50,50,50,50,26.6667,26.6667];
Y=[-26.6667,-50,-75,-100,-150,-175,-187.5,-200,-212.5,-212.5,-212.5,-212.5,-212.5,-212.5,-212.5,-212.5,-200,-175,-175,-177.5,-181.25,-187.5,-200,-225,-250,-275,-300,-325,-350,-373.333,-373.333];
hold on;
plot(X,Y,'r');
plot(X,Y,'bo');
legend('1572.03','Location','southoutside');
